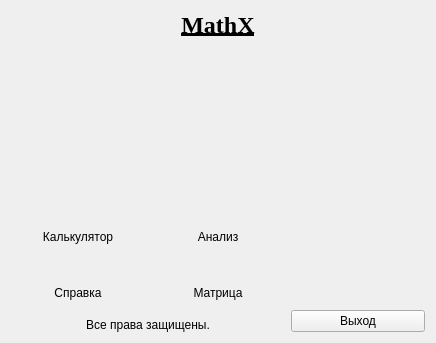
<?xml version="1.0" encoding="UTF-8"?>
<ui version="4.0">
 <class>one</class>
 <widget class="QDialog" name="one">
  <property name="geometry">
   <rect>
    <x>0</x>
    <y>0</y>
    <width>436</width>
    <height>343</height>
   </rect>
  </property>
  <property name="windowTitle">
   <string>MathX</string>
  </property>
  <layout class="QGridLayout" name="gridLayout_2">
   <item row="0" column="0">
    <layout class="QGridLayout" name="gridLayout">
     <item row="0" column="0" colspan="3">
      <widget class="QLabel" name="label">
       <property name="font">
        <font>
         <family>Times New Roman</family>
         <pointsize>18</pointsize>
         <weight>75</weight>
         <italic>false</italic>
         <bold>true</bold>
         <underline>true</underline>
        </font>
       </property>
       <property name="text">
        <string>MathX</string>
       </property>
       <property name="alignment">
        <set>Qt::AlignHCenter|Qt::AlignTop</set>
       </property>
      </widget>
     </item>
     <item row="1" column="0">
      <layout class="QVBoxLayout" name="verticalLayout">
       <item>
        <widget class="QPushButton" name="pushButton">
         <property name="enabled">
          <bool>true</bool>
         </property>
         <property name="cursor">
          <cursorShape>PointingHandCursor</cursorShape>
         </property>
         <property name="focusPolicy">
          <enum>Qt::StrongFocus</enum>
         </property>
         <property name="contextMenuPolicy">
          <enum>Qt::DefaultContextMenu</enum>
         </property>
         <property name="layoutDirection">
          <enum>Qt::LeftToRight</enum>
         </property>
         <property name="inputMethodHints">
          <set>Qt::ImhNone</set>
         </property>
         <property name="text">
          <string/>
         </property>
         <property name="icon">
          <iconset resource="Image.qrc">
           <normaloff>:/Res/3.png</normaloff>:/Res/3.png</iconset>
         </property>
         <property name="iconSize">
          <size>
           <width>80</width>
           <height>80</height>
          </size>
         </property>
         <property name="autoRepeat">
          <bool>false</bool>
         </property>
         <property name="autoDefault">
          <bool>false</bool>
         </property>
         <property name="default">
          <bool>false</bool>
         </property>
         <property name="flat">
          <bool>true</bool>
         </property>
        </widget>
       </item>
       <item>
        <widget class="QPushButton" name="pushButton_6">
         <property name="cursor">
          <cursorShape>PointingHandCursor</cursorShape>
         </property>
         <property name="text">
          <string>Калькулятор</string>
         </property>
         <property name="flat">
          <bool>true</bool>
         </property>
        </widget>
       </item>
      </layout>
     </item>
     <item row="1" column="1">
      <layout class="QVBoxLayout" name="verticalLayout_3">
       <item>
        <widget class="QPushButton" name="pushButton_4">
         <property name="cursor">
          <cursorShape>PointingHandCursor</cursorShape>
         </property>
         <property name="focusPolicy">
          <enum>Qt::StrongFocus</enum>
         </property>
         <property name="contextMenuPolicy">
          <enum>Qt::DefaultContextMenu</enum>
         </property>
         <property name="layoutDirection">
          <enum>Qt::LeftToRight</enum>
         </property>
         <property name="inputMethodHints">
          <set>Qt::ImhNone</set>
         </property>
         <property name="text">
          <string/>
         </property>
         <property name="icon">
          <iconset resource="Image.qrc">
           <normaloff>:/Res/8.png</normaloff>:/Res/8.png</iconset>
         </property>
         <property name="iconSize">
          <size>
           <width>80</width>
           <height>80</height>
          </size>
         </property>
         <property name="autoRepeat">
          <bool>false</bool>
         </property>
         <property name="autoDefault">
          <bool>false</bool>
         </property>
         <property name="default">
          <bool>false</bool>
         </property>
         <property name="flat">
          <bool>true</bool>
         </property>
        </widget>
       </item>
       <item>
        <widget class="QPushButton" name="pushButton_7">
         <property name="cursor">
          <cursorShape>PointingHandCursor</cursorShape>
         </property>
         <property name="text">
          <string>Анализ</string>
         </property>
         <property name="flat">
          <bool>true</bool>
         </property>
        </widget>
       </item>
      </layout>
     </item>
     <item row="2" column="0">
      <layout class="QVBoxLayout" name="verticalLayout_2">
       <item>
        <widget class="QPushButton" name="pushButton_3">
         <property name="text">
          <string/>
         </property>
         <property name="icon">
          <iconset resource="Image.qrc">
           <normaloff>:/Res/spravka.png</normaloff>:/Res/spravka.png</iconset>
         </property>
         <property name="iconSize">
          <size>
           <width>80</width>
           <height>80</height>
          </size>
         </property>
         <property name="autoDefault">
          <bool>false</bool>
         </property>
         <property name="default">
          <bool>false</bool>
         </property>
         <property name="flat">
          <bool>true</bool>
         </property>
        </widget>
       </item>
       <item>
        <widget class="QPushButton" name="pushButton_9">
         <property name="cursor">
          <cursorShape>PointingHandCursor</cursorShape>
         </property>
         <property name="text">
          <string>Справка</string>
         </property>
         <property name="flat">
          <bool>true</bool>
         </property>
        </widget>
       </item>
      </layout>
     </item>
     <item row="2" column="1">
      <layout class="QVBoxLayout" name="verticalLayout_4">
       <item>
        <widget class="QPushButton" name="pushButton_5">
         <property name="icon">
          <iconset resource="Image.qrc">
           <normaloff>:/Res/6.png</normaloff>:/Res/6.png</iconset>
         </property>
         <property name="iconSize">
          <size>
           <width>80</width>
           <height>80</height>
          </size>
         </property>
         <property name="autoDefault">
          <bool>false</bool>
         </property>
         <property name="default">
          <bool>false</bool>
         </property>
         <property name="flat">
          <bool>true</bool>
         </property>
        </widget>
       </item>
       <item>
        <widget class="QPushButton" name="pushButton_8">
         <property name="cursor">
          <cursorShape>PointingHandCursor</cursorShape>
         </property>
         <property name="text">
          <string>Матрица</string>
         </property>
         <property name="flat">
          <bool>true</bool>
         </property>
        </widget>
       </item>
      </layout>
     </item>
     <item row="3" column="0" colspan="2">
      <widget class="QLabel" name="label_4">
       <property name="text">
        <string>Все права защищены.</string>
       </property>
       <property name="alignment">
        <set>Qt::AlignBottom|Qt::AlignHCenter</set>
       </property>
      </widget>
     </item>
     <item row="3" column="2">
      <widget class="QPushButton" name="pushButton_2">
       <property name="focusPolicy">
        <enum>Qt::StrongFocus</enum>
       </property>
       <property name="text">
        <string>Выход</string>
       </property>
      </widget>
     </item>
    </layout>
   </item>
  </layout>
 </widget>
 <resources>
  <include location="Image.qrc"/>
 </resources>
 <connections/>
</ui>
